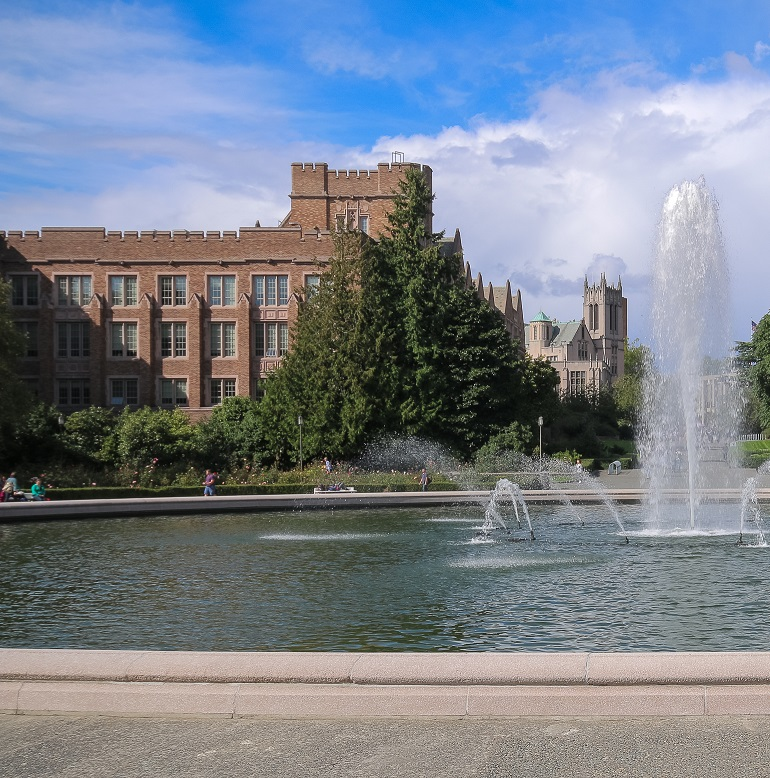
#> input picture fontanna1.jpg, 770 x 778 px
$ python zaw5.py
#> lines starting #> are read from the running program, lines starting #| are printed output that depends on the picture
import cv2
import matplotlib.pyplot as plt
import numpy as np

img = cv2.imread("fontanna1.jpg")
#> img is the input picture: shape (778, 770, 3); mean B, G, R 141.2, 129.7, 121
img = np.float64(cv2.cvtColor(img,cv2.COLOR_BGR2GRAY))
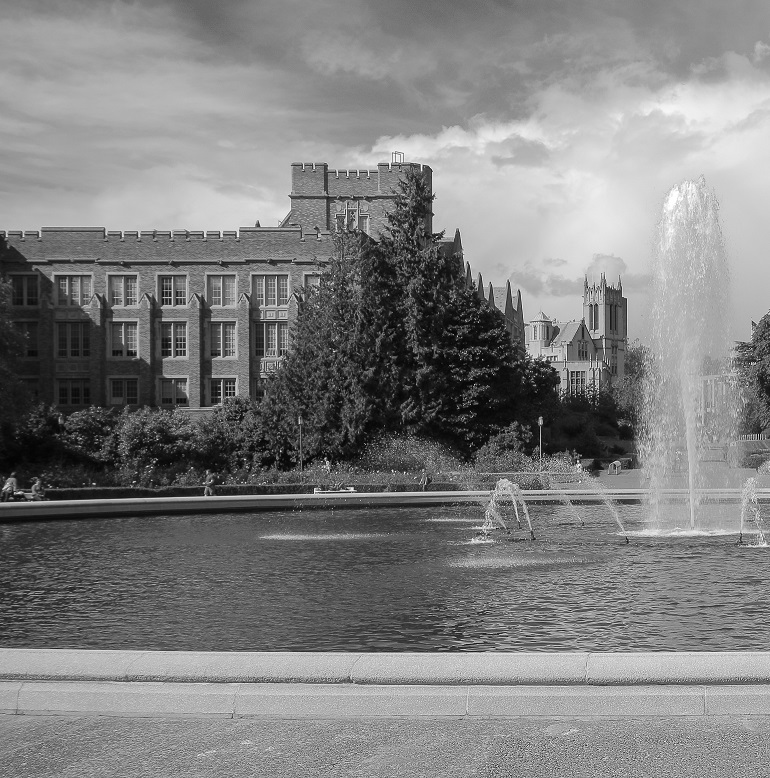
#> img: shape (778, 770) float64; min 0, max 255, mean 128.4

def rozmycie(img,ilosc,fi,k):
	result = []
	img_temp = cv2.GaussianBlur(img,(0,0),fi)
	result.append(img-img_temp)
	for i in range(ilosc-1):
		img_prev = cv2.GaussianBlur(img,(0,0),fi)
		fi = fi*k
		img_next = cv2.GaussianBlur(img,(0,0),fi)
		result.append(img_prev-img_next)
	return result


def maxima(result, thr):
	point=[]
	print(len(result))
	for i in range(1,len(result)-1):
		print(i)
		img_prev = result[i-1]
		img_next = result[i+1]
		img = result[i]
		width,height = img.shape
		for x in range(1,width-1):
			for y in range(1,height-1):
				ROI_prev = img_prev[x-1:x+2,y-1:y+2]
				min_ROI_prev = ROI_prev.max()
				ROI_next = img_next[x - 1:x + 2, y - 1:y + 2]
				min_ROI_next = ROI_next.max()
				ROI = img[x - 1:x + 2, y - 1:y + 2]
				min_ROI = ROI.max()
				if min_ROI > min_ROI_next and min_ROI > min_ROI_prev and min_ROI>thr and min_ROI==img[x,y]:
					point.append((x,y,i))
	return point

result = rozmycie(img, 5, 1.6, 1.26)
#> the loop in rozmycie, `for i in range(ilosc-1):` made 4 passes
#> pass 1, in rozmycie, `img_next = cv2.GaussianBlur(img,(0,0),fi)`:
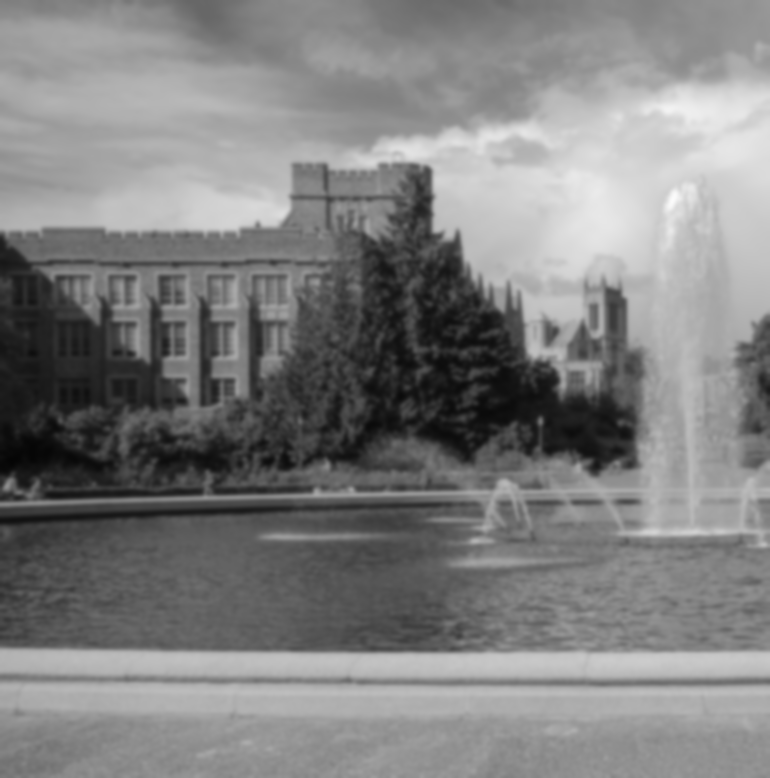
#> img_next: shape (778, 770) float64; min 4.96, max 251.2, mean 128.4
#> after the loop in rozmycie, `for i in range(ilosc-1):`: fi = 4.03; result = 5 items
#> result = 5 items
points = maxima(result,2)
#| 5
#> the loop in maxima, `for i in range(1,len(result)-1):` made 3 passes
#| 1
#| 2
#| 3
#> pass 1, in maxima, `img_prev = result[i-1]`:
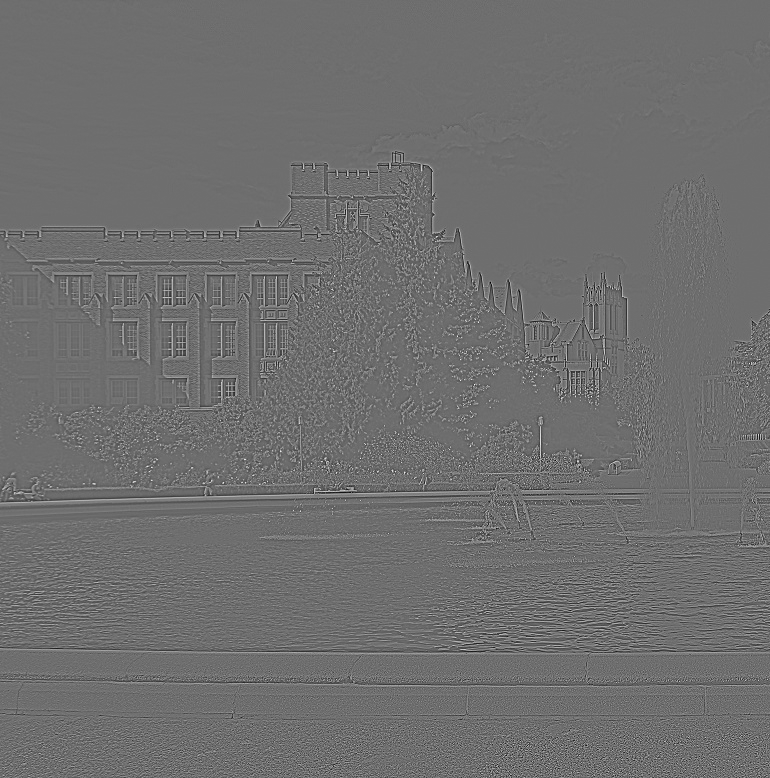
#> img_prev: shape (778, 770) float64; min -134.3, max 174.9, mean 0; drawn with min black and max white
#> pass 1, in maxima, `img_next = result[i+1]`:
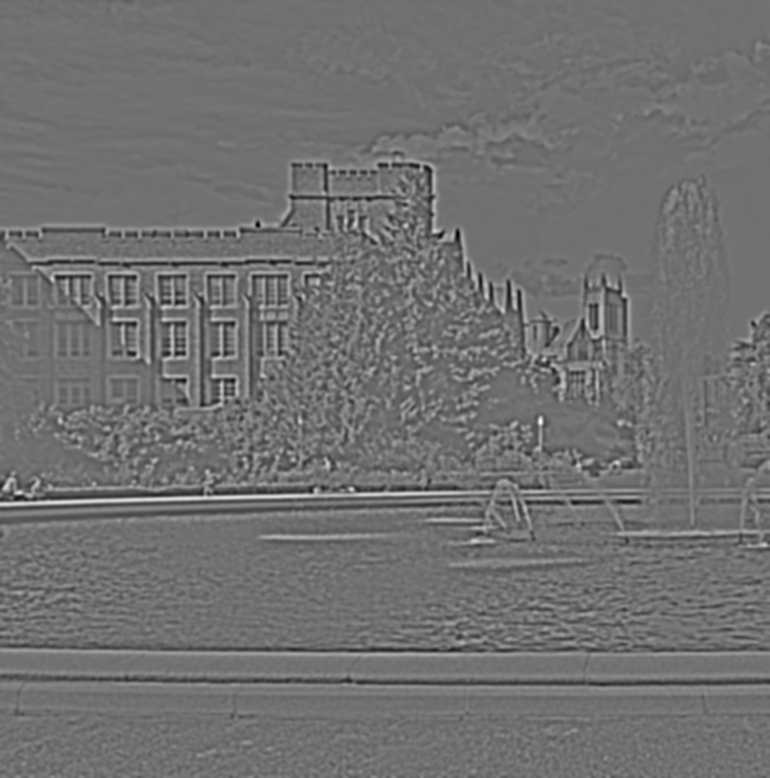
#> img_next: shape (778, 770) float64; min -14.29, max 17.98, mean -0.000403; drawn with min black and max white
#> after the loop in maxima, `for i in range(1,len(result)-1):`: point = 388 items, first 6: (128, 456, 2), (148, 375, 2), (155, 509, 2), (160, 410, 2), (190, 398, 2), (192, 379, 2)
#> points has the same summary as point in maxima
'''
image = result[1]
good = list(filter(lambda x:x[2]==1,points))
plt.imshow(abs(image), cmap='gray')
plt.plot([x[1] for x in good], [x[0] for x in good], '*')
plt.show()
'''
image = result[2]
good = list(filter(lambda x:x[2]==2,points))
#> good = 238 items, first 6: (128, 456, 2), (148, 375, 2), (155, 509, 2), (160, 410, 2), (190, 398, 2), (192, 379, 2)
plt.imshow(abs(image), cmap='gray')
plt.plot([x[1] for x in good], [x[0] for x in good], '*')
plt.show()
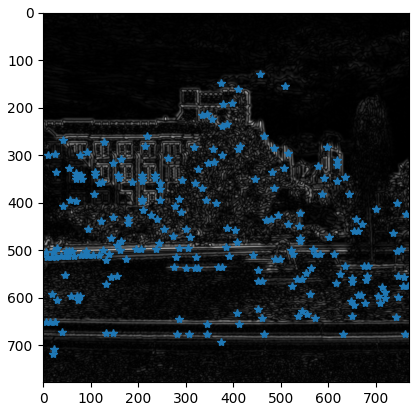
#> figure drawn by matplotlib, 1 panel
'''
image = result[3]
good = list(filter(lambda x:x[2]==3,points))
plt.imshow(abs(image), cmap='gray')
plt.plot([x[1] for x in good], [x[0] for x in good], '*')
plt.show()
'''
